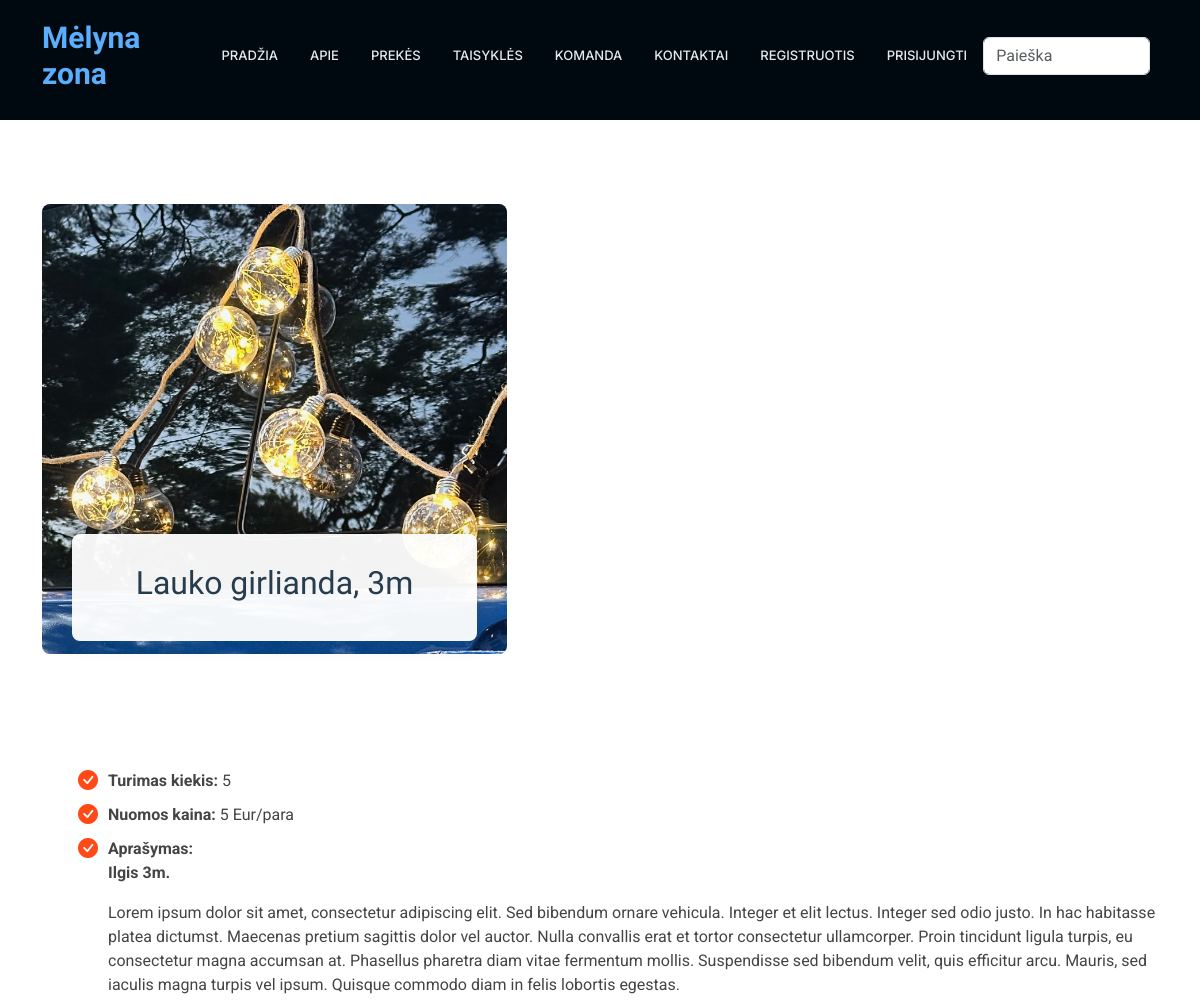
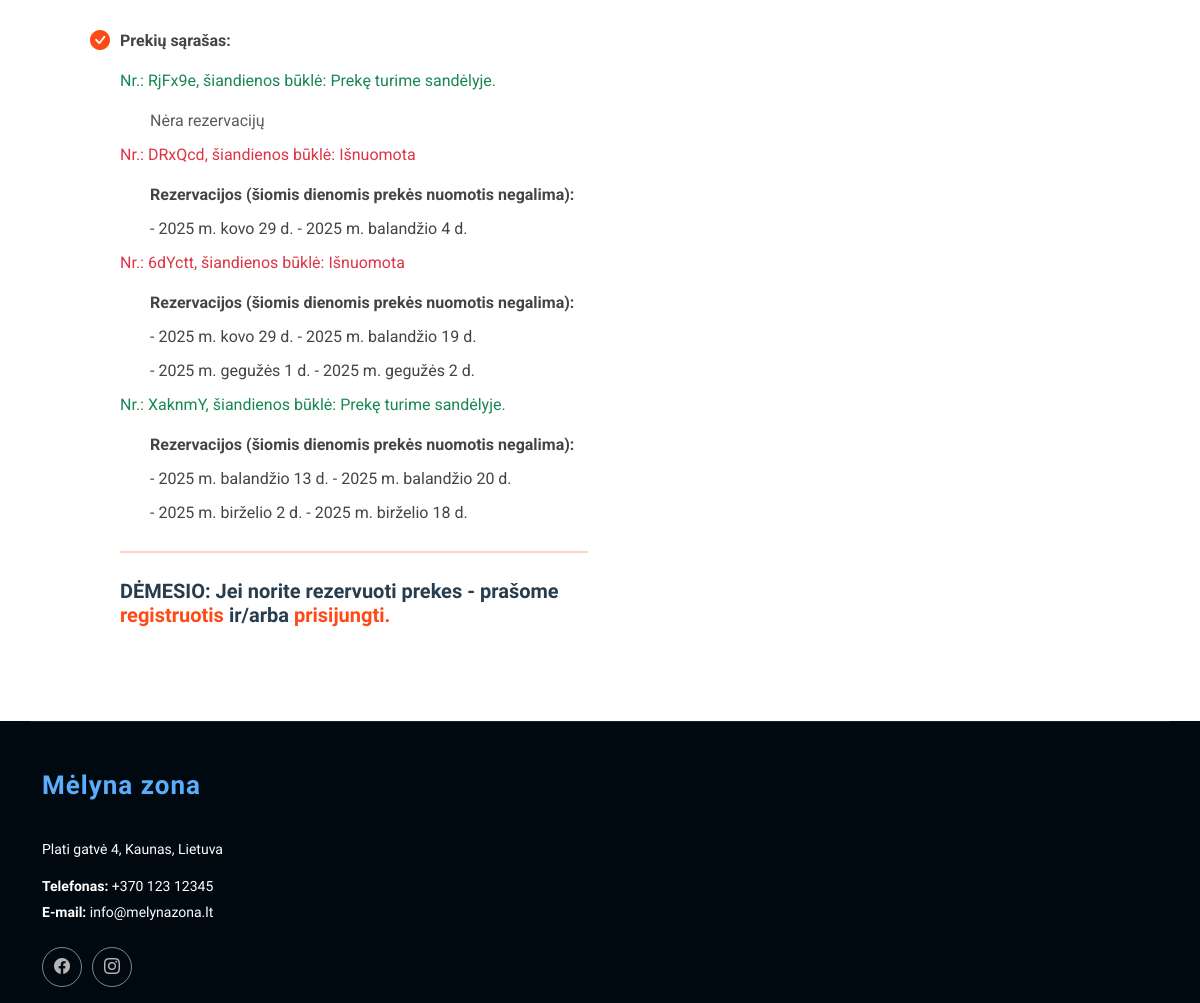
Screenshot of /rent/product/3 with the database file from the repository (2 pictures, top to bottom).
### rent/models.py (models this page shows, shortened)
class Product(models.Model):
    name = models.CharField(verbose_name="Pavadinimas", max_length=100)
    price = models.IntegerField(verbose_name="Kaina", null=True, blank=True, help_text="Paros nuomos kaina")
    description = HTMLField(verbose_name="Aprašymas", max_length=1000, help_text='Trumpas produkto aprašymas', null=True, blank=True, default="")
    inv_no = models.CharField(verbose_name="Invenorizacijos numeris", max_length=100, null=True, blank=True, unique=True,
                              help_text="Veskite invenorizacijos numerį")
    quantity = models.IntegerField(verbose_name="Kiekis", null=True, blank=True, help_text="Kiekis")
    group = models. ForeignKey(to="Group", on_delete=models.SET_NULL, null=True, blank=True, verbose_name="Produktų grupės", help_text="Parinkite kokia grupei priklauso produktas")
    cover = models.ImageField(verbose_name="Paveikslėlis", upload_to='covers', null=True, blank=True)
    def __str__(self):
        return self.name
    class Meta:
        verbose_name = "Prouktas"
        verbose_name_plural = "Produktai"
        ordering = ['inv_no']

class Status(models.Model):
    uuid = ShortUUIDField(help_text='Unikalus ID vienodams produktams')
    product = models.ForeignKey(to="Product", null=True, blank=True, on_delete=models.CASCADE, verbose_name="Produktas", related_name="product_status")
    customer = models.ForeignKey(to=User, null=True, blank=True, on_delete=models.SET_NULL, verbose_name="Klientas")
    reservations = models.ForeignKey(to="Reservation", on_delete=models.SET_NULL, null=True, blank=True, related_name="status_reservations")
    created_at = models.DateTimeField(auto_now_add=True, null=True, blank=True, verbose_name="Sukurta")
    LOAN_STATUS = (
        ('n', 'Laikinai neprieinama'),
        ('i', 'Išnuomota'),
        ('g', 'Prekę turime sandėlyje.'),
        ('r', 'Rezervuota'),
    )
    condition = models.CharField(max_length=1, choices=LOAN_STATUS, blank=True, default="a", verbose_name="Būsena")
    class Meta:
        ordering = ['due_date']
        verbose_name = "Produkto būsena"
        verbose_name_plural = "Produktų būsenos"
        ordering = ['-pk']

class Reservation(models.Model):
    status = models.ForeignKey(Status, on_delete=models.CASCADE, related_name='reservations_status',null=True, blank=True)
    start_date = models.DateField(verbose_name="Nuomos pradžios data", null=True, blank=True)
    end_date = models.DateField(verbose_name="Nuomos pabaigos datas", null=True, blank=True)
    customer = models.ForeignKey(User, on_delete=models.SET_NULL, null=True, blank=True, verbose_name="Klientas")
    is_approved = models.BooleanField(default=False, verbose_name="Ar patvirtinta", null=True, blank=True)
    approval_date = models.DateTimeField(verbose_name="Patvirtinimo data", null=True, blank=True)
    class Meta:
        verbose_name = "Rezervacija"
        verbose_name_plural = "Rezervacijos"
        ordering = ['start_date']

### rent/views.py (the view)
# urls.py: path("product/<int:product_id>", views.product, name="product"),
def product(request, product_id):
    product = Product.objects.prefetch_related('product_status__reservations_status').get(id=product_id)
    context = {"product": product, }
    return render(request, 'product.html', context)

### rent/templates/product.html (shortened to what this page needs)
{% extends "base2.html" %}
{% load i18n %}
{% load static %}
{% block "content" %}
<section id="product_img" class="services section">
    <div class="container" data-aos="fade-up" data-aos-delay="100">
        <div class="col-xl-5 col-md-6" data-aos="zoom-in" data-aos-delay="200">
            <div class="service-item">
                {% if product.cover %}
                <div class="img">
                    <img src="{{ product.cover.url }}" class="img-fluid" alt=""
                         style="max-width: 600px; height: auto;">
                </div>
                {% endif %}
                <div class="details2">
                    <h2>{{ product }}</h2>
                </div>
            </div>
        </div>
    </div>
</section>
<section id="product_description" class="about section">
    <div class="container" data-aos="fade-up" data-aos-delay="100">
        <div class="row gy-4">
            <div class="content ps-0 ps-lg-5">
                <ul class="pt-2">
                    <li><i class="bi bi-check-circle-fill"></i><strong>Turimas kiekis: </strong> {{ product.quantity }}
                    </li>
                    <li><i class="bi bi-check-circle-fill"></i><strong>Nuomos kaina: </strong> {{ product.price }} Eur/para
                    </li>
                    <li><i class="bi bi-check-circle-fill"></i><strong>Aprašymas: </strong> {{ product.description | safe }}
                    </li>
                </ul>
            </div>
        </div>
        <div class="row align-items-start gy-4">
            <div class="col-lg-6">
                <div class="content ps-0 ps-lg-5">
                    <ul class="pt-2">
                        <li><i class="bi bi-check-circle-fill"></i><strong>Prekių sąrašas: </strong>
                            {% if product.product_status.all %}
                            {% for status in product.product_status.all %}
                            {% if status.condition != "n" %}
                            <p class="{% if status.condition == 'i' or status.condition == 'n' %}text-danger{% elif status.condition == 'g' %}text-success{% endif %}">
                                Nr.: {{ status.uuid|slice:":6" }}, šiandienos būklė: {{ status.get_condition_display }}
                            </p>
                            <ul>
                                {% if status.reservations_status.all %}
                                <li><strong>Rezervacijos (šiomis dienomis prekės nuomotis negalima):</strong></li>
                                {% for reservation in status.reservations_status.all %}
                                <li>
                                    - {{ reservation.start_date }} - {{ reservation.end_date }}
                                </li>
                                {% endfor %}
                                {% else %}
                                <li class="text-muted">Nėra rezervacijų</li>
                                {% endif %}
                            </ul>
                            {% endif %}
                            {% endfor %}
                            {% if not user.is_authenticated %}
                            <hr style="border: none; height: 2px; background-color: #ff4a17;"/>
                        <li><h5><strong>DĖMESIO: Jei norite rezervuoti prekes - prašome <a href="{% url 'register'%}">registruotis</a> ir/arba <a href="{% url 'login'%}">prisijungti.</a></strong>
                        </h5></li>
                        {% endif %}
                        {% else %}
                        <p class="text-danger">Šiuo metu neturime šios prekės</p>
                        {% endif %}
                        </li>
                    </ul>
                </div>
            </div>
        </div>
    </div>
</section>
{% endblock %}

### rent/static/css/main.css (style rules this page uses)
:root { --default-font: "Roboto", system-ui, -apple-system, "Segoe UI", Roboto, "Helvetica Neue", Arial, "Noto Sans", "Liberation Sans", sans-serif, "Apple Color Emoji", "Segoe UI Emoji", "Segoe UI Symbol", "Noto Color Emoji"; --heading-font: "Raleway", sans-serif; --nav-font: "Inter", sans-serif; }
:root { --background-color: #ffffff; --default-color: #444444; --heading-color: #273d4e; --accent-color: #ff4a17; --surface-color: #ffffff; --contrast-color: #ffffff; }
:root { --nav-color: #e5eaee; --nav-hover-color: #ff4a17; --nav-mobile-background-color: #ffffff; --nav-dropdown-background-color: #ffffff; --nav-dropdown-color: #444444; --nav-dropdown-hover-color: #ff4a17; }
:root { scroll-behavior: smooth; }
body { color: var(--default-color); background-color: var(--background-color); font-family: var(--default-font); }
a { color: var(--accent-color); text-decoration: none; transition: 0.3s; }
h1, h2, h3, h4, h5, h6 { color: var(--heading-color); font-family: var(--heading-font); }
section, .section { color: var(--default-color); background-color: var(--background-color); padding: 60px 0; scroll-margin-top: 90px; overflow: clip; }
.about .content ul { list-style: none; padding: 0; }
.about .content ul li { padding: 0 0 10px 30px; position: relative; }
.about .content ul i { position: absolute; font-size: 20px; left: 0; top: -3px; color: var(--accent-color); }
.about .content p:last-child { margin-bottom: 0; }
.services .img { border-radius: 8px; overflow: hidden; }
.services .img img { transition: 0.6s; }
.services .details2 { background: color-mix(in srgb, var(--surface-color), transparent 5%); padding: 30px 10px; margin: -120px 30px 0 30px; transition: all ease-in-out 0.3s; position: relative; text-align: center; border-radius: 8px; box-shadow: 0px 0 25px rgba(0, 0, 0, 0.1); }

### rows the page displays
Product: cover (picture), name "Lauko girlianda, 3m", quantity "5", price "5", description "Ilgis 3m. Lorem ipsum dolor sit amet, consectetur adipiscing elit. Sed bibendum ornare vehicula. Integer et elit lectus. Integer sed odio justo. In hac habitasse platea dictumst. Maecenas pretium sagittis dolor vel auctor. Nulla convallis erat et tortor consectetur ullamcorper. Proin tincidunt ligula turpis, eu consectetur magna accumsan at. Phasellus pharetra diam vitae fermentum mollis. Suspendisse sed bibendum velit, quis efficitur arcu. Mauris, sed iaculis magna turpis vel ipsum. Quisque commodo diam in felis lobortis egestas."
Status: uuid "RjFx9e", condition "Prekę turime sandėlyje.", shows "Nėra rezervacijų"
Status: uuid "DRxQcd", condition "Išnuomota"
Reservation: start_date "2025 m. kovo 29 d.", end_date "2025 m. balandžio 4 d."
Status: uuid "6dYctt", condition "Išnuomota"
Reservation: start_date "2025 m. kovo 29 d.", end_date "2025 m. balandžio 19 d."
Reservation: start_date "2025 m. gegužės 1 d.", end_date "2025 m. gegužės 2 d."
Status: uuid "XaknmY", condition "Prekę turime sandėlyje."
Reservation: start_date "2025 m. balandžio 13 d.", end_date "2025 m. balandžio 20 d."
Reservation: start_date "2025 m. birželio 2 d.", end_date "2025 m. birželio 18 d."
